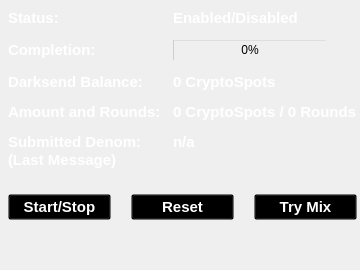
          <widget class="QFrame" name="frameDarksend">
           <property name="sizePolicy">
            <sizepolicy hsizetype="Preferred" vsizetype="Preferred">
             <horstretch>0</horstretch>
             <verstretch>0</verstretch>
            </sizepolicy>
           </property>
           <property name="minimumSize">
            <size>
             <width>300</width>
             <height>261</height>
            </size>
           </property>
           <property name="frameShadow">
            <enum>QFrame::Raised</enum>
           </property>
           <property name="lineWidth">
            <number>0</number>
           </property>
           <widget class="QFrame" name="verticalFrame">
            <property name="geometry">
             <rect>
              <x>0</x>
              <y>0</y>
              <width>351</width>
              <height>261</height>
             </rect>
            </property>
            <layout class="QVBoxLayout" name="verticalLayout_5" stretch="1,1,0">
             <property name="spacing">
              <number>0</number>
             </property>
             <property name="sizeConstraint">
              <enum>QLayout::SetFixedSize</enum>
             </property>
             <property name="leftMargin">
              <number>8</number>
             </property>
             <property name="rightMargin">
              <number>1</number>
             </property>
             <property name="bottomMargin">
              <number>5</number>
             </property>
             <item>
              <layout class="QFormLayout" name="formLayout">
               <property name="fieldGrowthPolicy">
                <enum>QFormLayout::AllNonFixedFieldsGrow</enum>
               </property>
               <property name="formAlignment">
                <set>Qt::AlignLeading|Qt::AlignLeft|Qt::AlignTop</set>
               </property>
               <property name="horizontalSpacing">
                <number>12</number>
               </property>
               <property name="verticalSpacing">
                <number>12</number>
               </property>
               <property name="leftMargin">
                <number>0</number>
               </property>
               <item row="0" column="0">
                <widget class="QLabel" name="label_5">
                 <property name="font">
                  <font>
                   <pointsize>11</pointsize>
                   <weight>75</weight>
                   <bold>true</bold>
                  </font>
                 </property>
                 <property name="styleSheet">
                  <string notr="true">QLabel { color: white; }</string>
                 </property>
                 <property name="text">
                  <string>Status:</string>
                 </property>
                </widget>
               </item>
               <item row="0" column="1">
                <widget class="QLabel" name="darksendEnabled">
                 <property name="sizePolicy">
                  <sizepolicy hsizetype="Preferred" vsizetype="Preferred">
                   <horstretch>0</horstretch>
                   <verstretch>0</verstretch>
                  </sizepolicy>
                 </property>
                 <property name="minimumSize">
                  <size>
                   <width>0</width>
                   <height>0</height>
                  </size>
                 </property>
                 <property name="font">
                  <font>
                   <pointsize>11</pointsize>
                   <weight>75</weight>
                   <bold>true</bold>
                  </font>
                 </property>
                 <property name="cursor">
                  <cursorShape>IBeamCursor</cursorShape>
                 </property>
                 <property name="layoutDirection">
                  <enum>Qt::LeftToRight</enum>
                 </property>
                 <property name="styleSheet">
                  <string notr="true">QLabel { color: white; }</string>
                 </property>
                 <property name="text">
                  <string>Enabled/Disabled</string>
                 </property>
                </widget>
               </item>
               <item row="1" column="1">
                <widget class="QProgressBar" name="darksendProgress">
                 <property name="maximumSize">
                  <size>
                   <width>154</width>
                   <height>16777215</height>
                  </size>
                 </property>
                 <property name="styleSheet">
                  <string notr="true">background:transparent;</string>
                 </property>
                 <property name="value">
                  <number>0</number>
                 </property>
                </widget>
               </item>
               <item row="2" column="0">
                <widget class="QLabel" name="labelAnonymizedText">
                 <property name="font">
                  <font>
                   <pointsize>11</pointsize>
                   <weight>75</weight>
                   <bold>true</bold>
                  </font>
                 </property>
                 <property name="styleSheet">
                  <string notr="true">QLabel { color: white; }</string>
                 </property>
                 <property name="text">
                  <string>Darksend Balance:</string>
                 </property>
                </widget>
               </item>
               <item row="2" column="1">
                <widget class="QLabel" name="labelAnonymized">
                 <property name="font">
                  <font>
                   <pointsize>11</pointsize>
                   <weight>75</weight>
                   <bold>true</bold>
                  </font>
                 </property>
                 <property name="styleSheet">
                  <string notr="true">QLabel { color: white; }</string>
                 </property>
                 <property name="text">
                  <string>0 CryptoSpots</string>
                 </property>
                </widget>
               </item>
               <item row="3" column="0">
                <widget class="QLabel" name="label_7">
                 <property name="font">
                  <font>
                   <pointsize>11</pointsize>
                   <weight>75</weight>
                   <bold>true</bold>
                  </font>
                 </property>
                 <property name="styleSheet">
                  <string notr="true">QLabel { color: white; }</string>
                 </property>
                 <property name="text">
                  <string>Amount and Rounds:</string>
                 </property>
                </widget>
               </item>
               <item row="3" column="1">
                <widget class="QLabel" name="labelAmountRounds">
                 <property name="font">
                  <font>
                   <pointsize>11</pointsize>
                   <weight>75</weight>
                   <bold>true</bold>
                  </font>
                 </property>
                 <property name="styleSheet">
                  <string notr="true">QLabel { color: white; }</string>
                 </property>
                 <property name="text">
                  <string>0 CryptoSpots / 0 Rounds</string>
                 </property>
                </widget>
               </item>
               <item row="4" column="0">
                <widget class="QLabel" name="label_8">
                 <property name="font">
                  <font>
                   <pointsize>11</pointsize>
                   <weight>75</weight>
                   <bold>true</bold>
                  </font>
                 </property>
                 <property name="styleSheet">
                  <string notr="true">QLabel { color: white; }</string>
                 </property>
                 <property name="text">
                  <string>Submitted Denom:</string>
                 </property>
                </widget>
               </item>
               <item row="4" column="1">
                <widget class="QLabel" name="labelSubmittedDenom">
                 <property name="font">
                  <font>
                   <pointsize>11</pointsize>
                   <weight>75</weight>
                   <bold>true</bold>
                  </font>
                 </property>
                 <property name="statusTip">
                  <string>The denominations you submitted to the Adrenaline Node. To mix, other users must submit the exact same denominations.</string>
                 </property>
                 <property name="styleSheet">
                  <string notr="true">QLabel { color: white; }</string>
                 </property>
                 <property name="text">
                  <string>n/a</string>
                 </property>
                </widget>
               </item>
               <item row="1" column="0">
                <widget class="QLabel" name="label_6">
                 <property name="font">
                  <font>
                   <pointsize>11</pointsize>
                   <weight>75</weight>
                   <bold>true</bold>
                  </font>
                 </property>
                 <property name="styleSheet">
                  <string notr="true">QLabel { color: white; }</string>
                 </property>
                 <property name="text">
                  <string>Completion:</string>
                 </property>
                </widget>
               </item>
              </layout>
             </item>
             <item>
              <widget class="QLabel" name="darksendStatus">
               <property name="minimumSize">
                <size>
                 <width>288</width>
                 <height>43</height>
                </size>
               </property>
               <property name="font">
                <font>
                 <pointsize>11</pointsize>
                 <weight>75</weight>
                 <bold>true</bold>
                </font>
               </property>
               <property name="styleSheet">
                <string notr="true">QLabel { color: white; }</string>
               </property>
               <property name="text">
                <string>(Last Message)</string>
               </property>
               <property name="alignment">
                <set>Qt::AlignLeading|Qt::AlignLeft|Qt::AlignTop</set>
               </property>
               <property name="wordWrap">
                <bool>true</bool>
               </property>
               <property name="margin">
                <number>1</number>
               </property>
              </widget>
             </item>
             <item>
              <layout class="QHBoxLayout" name="horizontalLayout_3">
               <property name="spacing">
                <number>20</number>
               </property>
               <property name="leftMargin">
                <number>0</number>
               </property>
               <property name="bottomMargin">
                <number>0</number>
               </property>
               <item>
                <widget class="QPushButton" name="toggleDarksend">
                 <property name="sizePolicy">
                  <sizepolicy hsizetype="MinimumExpanding" vsizetype="Fixed">
                   <horstretch>0</horstretch>
                   <verstretch>0</verstretch>
                  </sizepolicy>
                 </property>
                 <property name="palette">
                  <palette>
                   <active>
                    <colorrole role="WindowText">
                     <brush brushstyle="SolidPattern">
                      <color alpha="255">
                       <red>255</red>
                       <green>255</green>
                       <blue>255</blue>
                      </color>
                     </brush>
                    </colorrole>
                    <colorrole role="Button">
                     <brush brushstyle="SolidPattern">
                      <color alpha="0">
                       <red>0</red>
                       <green>0</green>
                       <blue>0</blue>
                      </color>
                     </brush>
                    </colorrole>
                    <colorrole role="Text">
                     <brush brushstyle="SolidPattern">
                      <color alpha="255">
                       <red>255</red>
                       <green>255</green>
                       <blue>255</blue>
                      </color>
                     </brush>
                    </colorrole>
                    <colorrole role="ButtonText">
                     <brush brushstyle="SolidPattern">
                      <color alpha="255">
                       <red>255</red>
                       <green>255</green>
                       <blue>255</blue>
                      </color>
                     </brush>
                    </colorrole>
                    <colorrole role="Base">
                     <brush brushstyle="SolidPattern">
                      <color alpha="0">
                       <red>0</red>
                       <green>0</green>
                       <blue>0</blue>
                      </color>
                     </brush>
                    </colorrole>
                    <colorrole role="Window">
                     <brush brushstyle="SolidPattern">
                      <color alpha="0">
                       <red>0</red>
                       <green>0</green>
                       <blue>0</blue>
                      </color>
                     </brush>
                    </colorrole>
                   </active>
                   <inactive>
                    <colorrole role="WindowText">
                     <brush brushstyle="SolidPattern">
                      <color alpha="255">
                       <red>255</red>
                       <green>255</green>
                       <blue>255</blue>
                      </color>
                     </brush>
                    </colorrole>
                    <colorrole role="Button">
                     <brush brushstyle="SolidPattern">
                      <color alpha="0">
                       <red>0</red>
                       <green>0</green>
                       <blue>0</blue>
                      </color>
                     </brush>
                    </colorrole>
                    <colorrole role="Text">
                     <brush brushstyle="SolidPattern">
                      <color alpha="255">
                       <red>255</red>
                       <green>255</green>
                       <blue>255</blue>
                      </color>
                     </brush>
                    </colorrole>
                    <colorrole role="ButtonText">
                     <brush brushstyle="SolidPattern">
                      <color alpha="255">
                       <red>255</red>
                       <green>255</green>
                       <blue>255</blue>
                      </color>
                     </brush>
                    </colorrole>
                    <colorrole role="Base">
                     <brush brushstyle="SolidPattern">
                      <color alpha="0">
                       <red>0</red>
                       <green>0</green>
                       <blue>0</blue>
                      </color>
                     </brush>
                    </colorrole>
                    <colorrole role="Window">
                     <brush brushstyle="SolidPattern">
                      <color alpha="0">
                       <red>0</red>
                       <green>0</green>
                       <blue>0</blue>
                      </color>
                     </brush>
                    </colorrole>
                   </inactive>
                   <disabled>
                    <colorrole role="WindowText">
                     <brush brushstyle="SolidPattern">
                      <color alpha="255">
                       <red>159</red>
                       <green>158</green>
                       <blue>158</blue>
                      </color>
                     </brush>
                    </colorrole>
                    <colorrole role="Button">
                     <brush brushstyle="SolidPattern">
                      <color alpha="0">
                       <red>0</red>
                       <green>0</green>
                       <blue>0</blue>
                      </color>
                     </brush>
                    </colorrole>
                    <colorrole role="Text">
                     <brush brushstyle="SolidPattern">
                      <color alpha="255">
                       <red>159</red>
                       <green>158</green>
                       <blue>158</blue>
                      </color>
                     </brush>
                    </colorrole>
                    <colorrole role="ButtonText">
                     <brush brushstyle="SolidPattern">
                      <color alpha="255">
                       <red>159</red>
                       <green>158</green>
                       <blue>158</blue>
                      </color>
                     </brush>
                    </colorrole>
                    <colorrole role="Base">
                     <brush brushstyle="SolidPattern">
                      <color alpha="0">
                       <red>0</red>
                       <green>0</green>
                       <blue>0</blue>
                      </color>
                     </brush>
                    </colorrole>
                    <colorrole role="Window">
                     <brush brushstyle="SolidPattern">
                      <color alpha="0">
                       <red>0</red>
                       <green>0</green>
                       <blue>0</blue>
                      </color>
                     </brush>
                    </colorrole>
                   </disabled>
                  </palette>
                 </property>
                 <property name="font">
                  <font>
                   <pointsize>11</pointsize>
                   <weight>75</weight>
                   <bold>true</bold>
                  </font>
                 </property>
                 <property name="styleSheet">
                  <string notr="true">QLabel { color: white; }</string>
                 </property>
                 <property name="text">
                  <string>Start/Stop</string>
                 </property>
                </widget>
               </item>
               <item>
                <widget class="QPushButton" name="darksendReset">
                 <property name="sizePolicy">
                  <sizepolicy hsizetype="MinimumExpanding" vsizetype="Fixed">
                   <horstretch>0</horstretch>
                   <verstretch>0</verstretch>
                  </sizepolicy>
                 </property>
                 <property name="palette">
                  <palette>
                   <active>
                    <colorrole role="WindowText">
                     <brush brushstyle="SolidPattern">
                      <color alpha="255">
                       <red>255</red>
                       <green>255</green>
                       <blue>255</blue>
                      </color>
                     </brush>
                    </colorrole>
                    <colorrole role="Button">
                     <brush brushstyle="SolidPattern">
                      <color alpha="0">
                       <red>0</red>
                       <green>0</green>
                       <blue>0</blue>
                      </color>
                     </brush>
                    </colorrole>
                    <colorrole role="Text">
                     <brush brushstyle="SolidPattern">
                      <color alpha="255">
                       <red>255</red>
                       <green>255</green>
                       <blue>255</blue>
                      </color>
                     </brush>
                    </colorrole>
                    <colorrole role="ButtonText">
                     <brush brushstyle="SolidPattern">
                      <color alpha="255">
                       <red>255</red>
                       <green>255</green>
                       <blue>255</blue>
                      </color>
                     </brush>
                    </colorrole>
                    <colorrole role="Base">
                     <brush brushstyle="SolidPattern">
                      <color alpha="0">
                       <red>0</red>
                       <green>0</green>
                       <blue>0</blue>
                      </color>
                     </brush>
                    </colorrole>
                    <colorrole role="Window">
                     <brush brushstyle="SolidPattern">
                      <color alpha="0">
                       <red>0</red>
                       <green>0</green>
                       <blue>0</blue>
                      </color>
                     </brush>
                    </colorrole>
                   </active>
                   <inactive>
                    <colorrole role="WindowText">
                     <brush brushstyle="SolidPattern">
                      <color alpha="255">
                       <red>255</red>
                       <green>255</green>
                       <blue>255</blue>
                      </color>
                     </brush>
                    </colorrole>
                    <colorrole role="Button">
                     <brush brushstyle="SolidPattern">
                      <color alpha="0">
                       <red>0</red>
                       <green>0</green>
                       <blue>0</blue>
                      </color>
                     </brush>
                    </colorrole>
                    <colorrole role="Text">
                     <brush brushstyle="SolidPattern">
                      <color alpha="255">
                       <red>255</red>
                       <green>255</green>
                       <blue>255</blue>
                      </color>
                     </brush>
                    </colorrole>
                    <colorrole role="ButtonText">
                     <brush brushstyle="SolidPattern">
                      <color alpha="255">
                       <red>255</red>
                       <green>255</green>
                       <blue>255</blue>
                      </color>
                     </brush>
                    </colorrole>
                    <colorrole role="Base">
                     <brush brushstyle="SolidPattern">
                      <color alpha="0">
                       <red>0</red>
                       <green>0</green>
                       <blue>0</blue>
                      </color>
                     </brush>
                    </colorrole>
                    <colorrole role="Window">
                     <brush brushstyle="SolidPattern">
                      <color alpha="0">
                       <red>0</red>
                       <green>0</green>
                       <blue>0</blue>
                      </color>
                     </brush>
                    </colorrole>
                   </inactive>
                   <disabled>
                    <colorrole role="WindowText">
                     <brush brushstyle="SolidPattern">
                      <color alpha="255">
                       <red>159</red>
                       <green>158</green>
                       <blue>158</blue>
                      </color>
                     </brush>
                    </colorrole>
                    <colorrole role="Button">
                     <brush brushstyle="SolidPattern">
                      <color alpha="0">
                       <red>0</red>
                       <green>0</green>
                       <blue>0</blue>
                      </color>
                     </brush>
                    </colorrole>
                    <colorrole role="Text">
                     <brush brushstyle="SolidPattern">
                      <color alpha="255">
                       <red>159</red>
                       <green>158</green>
                       <blue>158</blue>
                      </color>
                     </brush>
                    </colorrole>
                    <colorrole role="ButtonText">
                     <brush brushstyle="SolidPattern">
                      <color alpha="255">
                       <red>159</red>
                       <green>158</green>
                       <blue>158</blue>
                      </color>
                     </brush>
                    </colorrole>
                    <colorrole role="Base">
                     <brush brushstyle="SolidPattern">
                      <color alpha="0">
                       <red>0</red>
                       <green>0</green>
                       <blue>0</blue>
                      </color>
                     </brush>
                    </colorrole>
                    <colorrole role="Window">
                     <brush brushstyle="SolidPattern">
                      <color alpha="0">
                       <red>0</red>
                       <green>0</green>
                       <blue>0</blue>
                      </color>
                     </brush>
                    </colorrole>
                   </disabled>
                  </palette>
                 </property>
                 <property name="font">
                  <font>
                   <pointsize>11</pointsize>
                   <weight>75</weight>
                   <bold>true</bold>
                  </font>
                 </property>
                 <property name="toolTip">
                  <string>Reset the current status of Darksend (can interrupt Darksend if it's in the process of Mixing, which can cost you money!)</string>
                 </property>
                 <property name="autoFillBackground">
                  <bool>false</bool>
                 </property>
                 <property name="styleSheet">
                  <string notr="true">QLabel { color: white; }</string>
                 </property>
                 <property name="text">
                  <string>Reset</string>
                 </property>
                </widget>
               </item>
               <item>
                <widget class="QPushButton" name="darksendAuto">
                 <property name="sizePolicy">
                  <sizepolicy hsizetype="MinimumExpanding" vsizetype="Fixed">
                   <horstretch>0</horstretch>
                   <verstretch>0</verstretch>
                  </sizepolicy>
                 </property>
                 <property name="palette">
                  <palette>
                   <active>
                    <colorrole role="WindowText">
                     <brush brushstyle="SolidPattern">
                      <color alpha="255">
                       <red>255</red>
                       <green>255</green>
                       <blue>255</blue>
                      </color>
                     </brush>
                    </colorrole>
                    <colorrole role="Button">
                     <brush brushstyle="SolidPattern">
                      <color alpha="0">
                       <red>0</red>
                       <green>0</green>
                       <blue>0</blue>
                      </color>
                     </brush>
                    </colorrole>
                    <colorrole role="Text">
                     <brush brushstyle="SolidPattern">
                      <color alpha="255">
                       <red>255</red>
                       <green>255</green>
                       <blue>255</blue>
                      </color>
                     </brush>
                    </colorrole>
                    <colorrole role="ButtonText">
                     <brush brushstyle="SolidPattern">
                      <color alpha="255">
                       <red>255</red>
                       <green>255</green>
                       <blue>255</blue>
                      </color>
                     </brush>
                    </colorrole>
                    <colorrole role="Base">
                     <brush brushstyle="SolidPattern">
                      <color alpha="0">
                       <red>0</red>
                       <green>0</green>
                       <blue>0</blue>
                      </color>
                     </brush>
                    </colorrole>
                    <colorrole role="Window">
                     <brush brushstyle="SolidPattern">
                      <color alpha="0">
                       <red>0</red>
                       <green>0</green>
                       <blue>0</blue>
                      </color>
                     </brush>
                    </colorrole>
                   </active>
                   <inactive>
                    <colorrole role="WindowText">
                     <brush brushstyle="SolidPattern">
                      <color alpha="255">
                       <red>255</red>
                       <green>255</green>
                       <blue>255</blue>
                      </color>
                     </brush>
                    </colorrole>
                    <colorrole role="Button">
                     <brush brushstyle="SolidPattern">
                      <color alpha="0">
                       <red>0</red>
                       <green>0</green>
                       <blue>0</blue>
                      </color>
                     </brush>
                    </colorrole>
                    <colorrole role="Text">
                     <brush brushstyle="SolidPattern">
                      <color alpha="255">
                       <red>255</red>
                       <green>255</green>
                       <blue>255</blue>
                      </color>
                     </brush>
                    </colorrole>
                    <colorrole role="ButtonText">
                     <brush brushstyle="SolidPattern">
                      <color alpha="255">
                       <red>255</red>
                       <green>255</green>
                       <blue>255</blue>
                      </color>
                     </brush>
                    </colorrole>
                    <colorrole role="Base">
                     <brush brushstyle="SolidPattern">
                      <color alpha="0">
                       <red>0</red>
                       <green>0</green>
                       <blue>0</blue>
                      </color>
                     </brush>
                    </colorrole>
                    <colorrole role="Window">
                     <brush brushstyle="SolidPattern">
                      <color alpha="0">
                       <red>0</red>
                       <green>0</green>
                       <blue>0</blue>
                      </color>
                     </brush>
                    </colorrole>
                   </inactive>
                   <disabled>
                    <colorrole role="WindowText">
                     <brush brushstyle="SolidPattern">
                      <color alpha="255">
                       <red>159</red>
                       <green>158</green>
                       <blue>158</blue>
                      </color>
                     </brush>
                    </colorrole>
                    <colorrole role="Button">
                     <brush brushstyle="SolidPattern">
                      <color alpha="0">
                       <red>0</red>
                       <green>0</green>
                       <blue>0</blue>
                      </color>
                     </brush>
                    </colorrole>
                    <colorrole role="Text">
                     <brush brushstyle="SolidPattern">
                      <color alpha="255">
                       <red>159</red>
                       <green>158</green>
                       <blue>158</blue>
                      </color>
                     </brush>
                    </colorrole>
                    <colorrole role="ButtonText">
                     <brush brushstyle="SolidPattern">
                      <color alpha="255">
                       <red>159</red>
                       <green>158</green>
                       <blue>158</blue>
                      </color>
                     </brush>
                    </colorrole>
                    <colorrole role="Base">
                     <brush brushstyle="SolidPattern">
                      <color alpha="0">
                       <red>0</red>
                       <green>0</green>
                       <blue>0</blue>
                      </color>
                     </brush>
                    </colorrole>
                    <colorrole role="Window">
                     <brush brushstyle="SolidPattern">
                      <color alpha="0">
                       <red>0</red>
                       <green>0</green>
                       <blue>0</blue>
                      </color>
                     </brush>
                    </colorrole>
                   </disabled>
                  </palette>
                 </property>
                 <property name="font">
                  <font>
                   <pointsize>11</pointsize>
                   <weight>75</weight>
                   <bold>true</bold>
                  </font>
                 </property>
                 <property name="toolTip">
                  <string>Try to manually submit a Darksend request.</string>
                 </property>
                 <property name="styleSheet">
                  <string notr="true">QLabel { color: white; }</string>
                 </property>
                 <property name="text">
                  <string>Try Mix</string>
                 </property>
                </widget>
               </item>
              </layout>
             </item>
            </layout>
           </widget>
          </widget>
